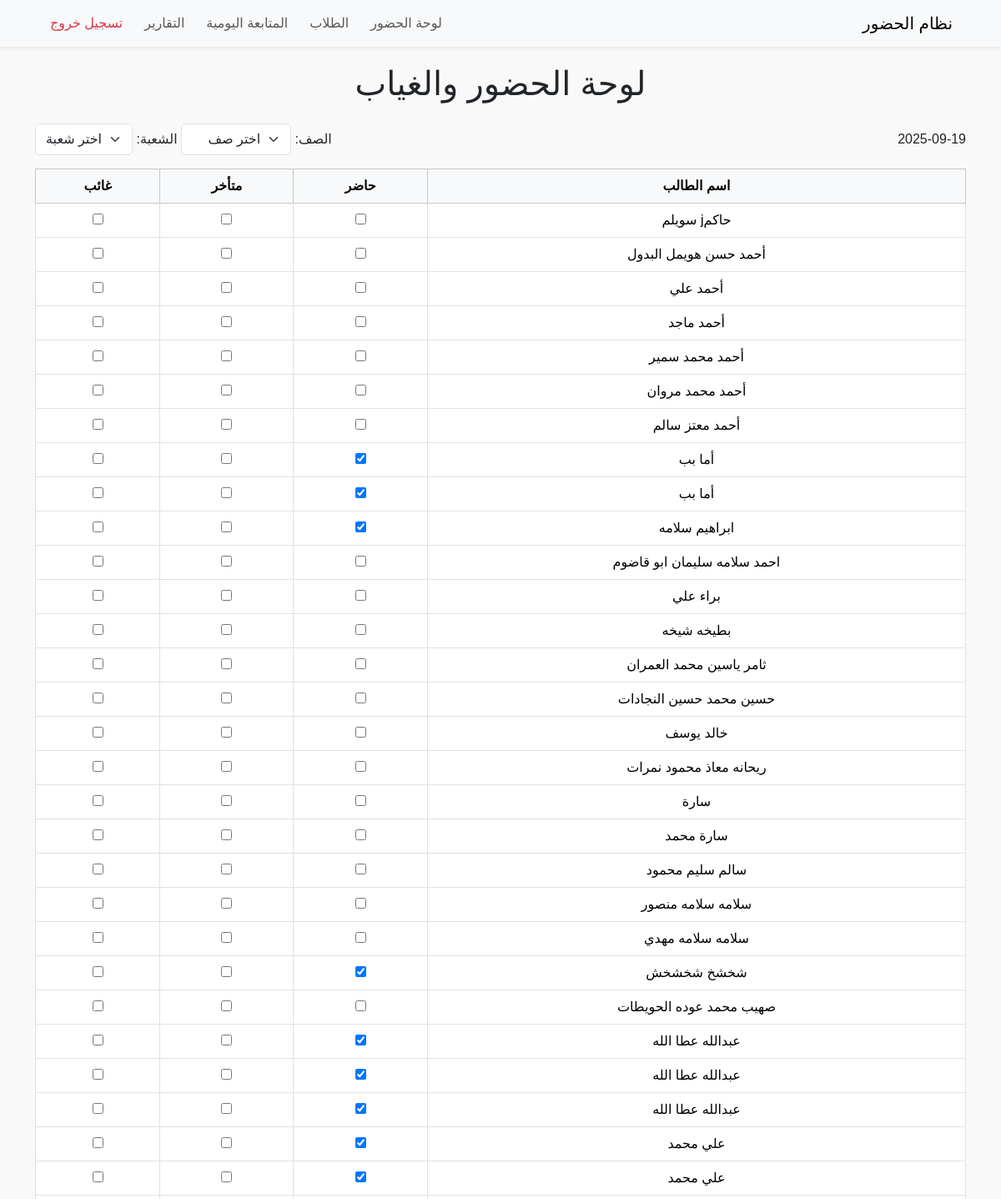
The page / (signed in, upper part) on the database as committed earlier.
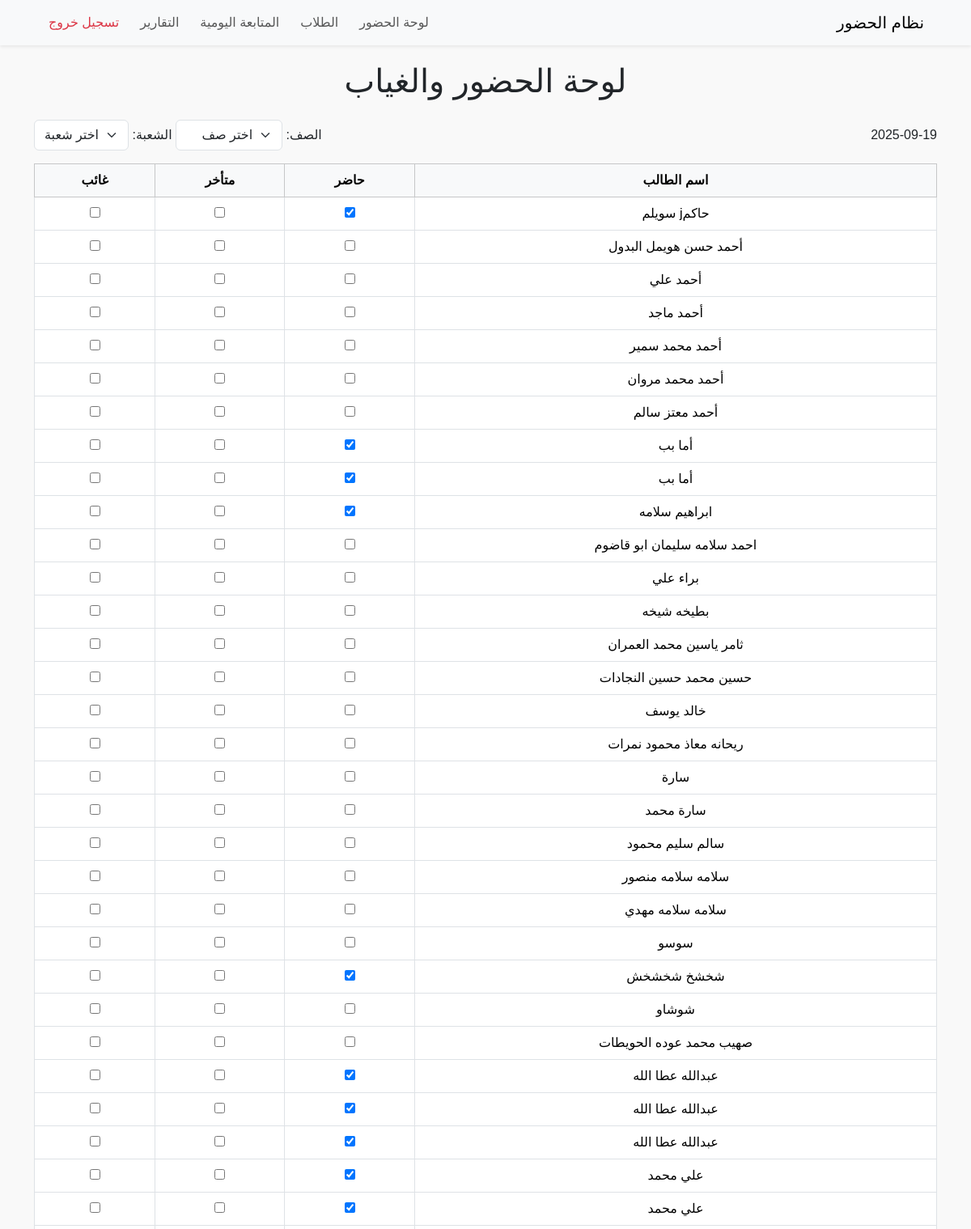
The same page on the database as committed later.
### tables this page shows
CREATE TABLE students (
    id INTEGER PRIMARY KEY AUTOINCREMENT,
    student_name TEXT NOT NULL,
    username TEXT,
    password TEXT
, class_name TEXT, section TEXT, school_id INTEGER REFERENCES schools(id));

CREATE TABLE attendance (
    id INTEGER PRIMARY KEY AUTOINCREMENT,
    student_id INTEGER NOT NULL,
    date TEXT NOT NULL,
    status TEXT NOT NULL,  -- 'present', 'late', 'absent'
    FOREIGN KEY(student_id) REFERENCES students(id)
);

### attendance.py (the view)
@login_required
def dashboard():
    conn = get_db_connection()
    today = date.today().isoformat()
    students = conn.execute('''
        SELECT s.id, s.student_name, s.class_name, s.section, a.status
        FROM students s
        LEFT JOIN attendance a
        ON s.id = a.student_id AND a.date = ?
        ORDER BY s.student_name
    ''', (today,)).fetchall()
    classes = sorted(set([row["class_name"] for row in students if row["class_name"]]))
    sections = sorted(set([row["section"] for row in students if row["section"]]))
    conn.close()
    return render_template(
        'dashboard.html',
        students=students,
        today=today,
        classes=classes,
        sections=sections
    )

### auth.py (called while the page is built)
def login_required(f):
    @wraps(f)
    def decorated_function(*args, **kwargs):
        if 'user' not in session:
            return redirect(url_for('login'))
        return f(*args, **kwargs)
    return decorated_function

### db.py (called while the page is built)
def get_db_connection():
    conn = sqlite3.connect(DB_NAME)
    conn.row_factory = sqlite3.Row
    return conn

### templates/dashboard.html
{% include 'partials/header.html' %}
{% include 'partials/navbar.html' %}
<main>
    <h1 class="text-center mb-4">لوحة الحضور والغياب</h1>
    {% include 'partials/dashboard_table.html' %}
</main>
{% include 'partials/footer.html' %}

### templates/partials/dashboard_table.html (shortened to what this page needs)
<div class="container mt-4">
    <div class="d-flex justify-content-between mb-3 align-items-center">
        <div id="today">
            {{ today }}
        </div>
        <div>
            <label>الصف:</label>
            <select id="classSelect" class="form-select d-inline-block w-auto">
                <option value="">اختر صف</option>
            </select>
            <label>الشعبة:</label>
            <select id="sectionSelect" class="form-select d-inline-block w-auto">
                <option value="">اختر شعبة</option>
            </select>
        </div>
    </div>
    <table class="table table-bordered text-center" id="attendanceTable">
        <thead class="table-light sticky-top">
            <tr>
                <th>اسم الطالب</th>
                <th>حاضر</th>
                <th>متأخر</th>
                <th>غائب</th>
            </tr>
        </thead>
        <tbody>
            {% for student in students|sort(attribute='student_name') %}
            <tr data-class="{{ student.class_name }}" data-section="{{ student.section }}">
                <td>{{ student.student_name }}</td>
                <td>
                    <input type="checkbox" class="attendance-checkbox"
                           data-student-id="{{ student.id }}"
                           data-status="present"
                           {% if student.status == 'present' %}checked{% endif %}>
                </td>
                <td>
                    <input type="checkbox" class="attendance-checkbox"
                           data-student-id="{{ student.id }}"
                           data-status="late"
                           {% if student.status == 'late' %}checked{% endif %}>
                </td>
                <td>
                    <input type="checkbox" class="attendance-checkbox"
                           data-student-id="{{ student.id }}"
                           data-status="absent"
                           {% if student.status == 'absent' %}checked{% endif %}>
                </td>
            </tr>
            {% endfor %}
        </tbody>
    </table>
</div>

Rows that differ between the two databases and show on the page:
no longer on this page (row unchanged): students: student_name "حاكمj سويلم"
added attendance: student_name "حاكمj سويلم", status "☑"
added students: student_name "سوسو"
added students: student_name "شوشاو"
